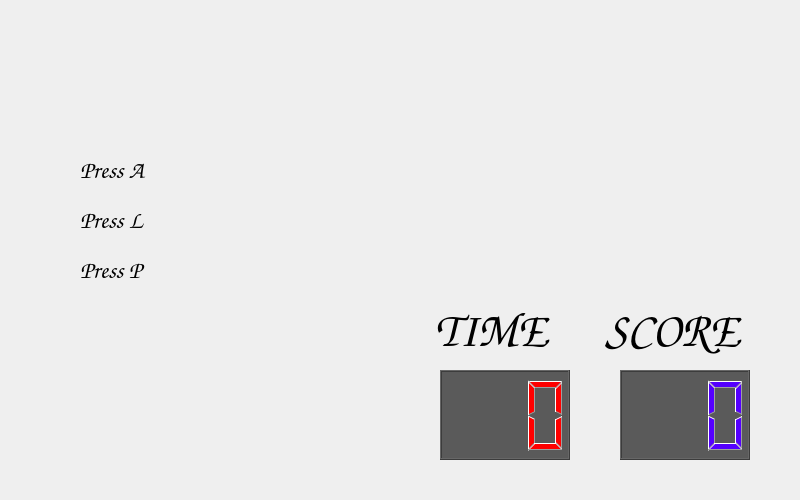
<?xml version="1.0" encoding="UTF-8"?>
<ui version="4.0">
 <class>game</class>
 <widget class="QWidget" name="game">
  <property name="geometry">
   <rect>
    <x>0</x>
    <y>0</y>
    <width>800</width>
    <height>500</height>
   </rect>
  </property>
  <property name="windowTitle">
   <string>Form</string>
  </property>
  <widget class="QLCDNumber" name="LCDtime">
   <property name="geometry">
    <rect>
     <x>440</x>
     <y>370</y>
     <width>130</width>
     <height>90</height>
    </rect>
   </property>
   <property name="font">
    <font>
     <family>Agency FB</family>
     <pointsize>9</pointsize>
     <weight>9</weight>
     <italic>false</italic>
     <bold>false</bold>
    </font>
   </property>
   <property name="styleSheet">
    <string notr="true">background-color: rgb(90, 90, 90);
font: 75 9pt &quot;Agency FB&quot;;
color: rgb(255, 0, 0);</string>
   </property>
   <property name="digitCount">
    <number>3</number>
   </property>
  </widget>
  <widget class="QLCDNumber" name="LCDscore">
   <property name="geometry">
    <rect>
     <x>620</x>
     <y>370</y>
     <width>130</width>
     <height>90</height>
    </rect>
   </property>
   <property name="font">
    <font>
     <family>Agency FB</family>
     <pointsize>9</pointsize>
     <weight>9</weight>
     <italic>false</italic>
     <bold>false</bold>
    </font>
   </property>
   <property name="focusPolicy">
    <enum>Qt::NoFocus</enum>
   </property>
   <property name="styleSheet">
    <string notr="true">background-color: rgb(90, 90, 90);
font: 75 9pt &quot;Agency FB&quot;;
color: rgb(85, 0, 255);</string>
   </property>
   <property name="digitCount">
    <number>3</number>
   </property>
  </widget>
  <widget class="QLabel" name="TIME">
   <property name="geometry">
    <rect>
     <x>435</x>
     <y>300</y>
     <width>151</width>
     <height>61</height>
    </rect>
   </property>
   <property name="font">
    <font>
     <family>Comic Sans MS</family>
     <pointsize>36</pointsize>
     <weight>75</weight>
     <bold>true</bold>
    </font>
   </property>
   <property name="text">
    <string>TIME</string>
   </property>
  </widget>
  <widget class="QLabel" name="SCORE">
   <property name="geometry">
    <rect>
     <x>605</x>
     <y>300</y>
     <width>171</width>
     <height>61</height>
    </rect>
   </property>
   <property name="font">
    <font>
     <family>Comic Sans MS</family>
     <pointsize>36</pointsize>
     <weight>75</weight>
     <bold>true</bold>
    </font>
   </property>
   <property name="text">
    <string>SCORE</string>
   </property>
  </widget>
  <widget class="QLabel" name="red">
   <property name="geometry">
    <rect>
     <x>20</x>
     <y>145</y>
     <width>50</width>
     <height>50</height>
    </rect>
   </property>
   <property name="text">
    <string/>
   </property>
   <property name="pixmap">
    <pixmap resource="img.qrc">:/img/bred.png</pixmap>
   </property>
   <property name="scaledContents">
    <bool>true</bool>
   </property>
  </widget>
  <widget class="QLabel" name="blue">
   <property name="geometry">
    <rect>
     <x>20</x>
     <y>195</y>
     <width>50</width>
     <height>50</height>
    </rect>
   </property>
   <property name="text">
    <string/>
   </property>
   <property name="pixmap">
    <pixmap resource="img.qrc">:/img/bblue.png</pixmap>
   </property>
   <property name="scaledContents">
    <bool>true</bool>
   </property>
  </widget>
  <widget class="QLabel" name="PressA">
   <property name="geometry">
    <rect>
     <x>80</x>
     <y>150</y>
     <width>100</width>
     <height>40</height>
    </rect>
   </property>
   <property name="font">
    <font>
     <family>Comic Sans MS</family>
     <pointsize>18</pointsize>
     <weight>75</weight>
     <bold>true</bold>
    </font>
   </property>
   <property name="text">
    <string>Press A</string>
   </property>
  </widget>
  <widget class="QLabel" name="PressL">
   <property name="geometry">
    <rect>
     <x>80</x>
     <y>200</y>
     <width>100</width>
     <height>40</height>
    </rect>
   </property>
   <property name="font">
    <font>
     <family>Comic Sans MS</family>
     <pointsize>18</pointsize>
     <weight>75</weight>
     <bold>true</bold>
    </font>
   </property>
   <property name="text">
    <string>Press L</string>
   </property>
  </widget>
  <widget class="QLabel" name="pause">
   <property name="geometry">
    <rect>
     <x>20</x>
     <y>245</y>
     <width>50</width>
     <height>50</height>
    </rect>
   </property>
   <property name="text">
    <string/>
   </property>
   <property name="pixmap">
    <pixmap resource="img.qrc">:/img/pause.png</pixmap>
   </property>
   <property name="scaledContents">
    <bool>true</bool>
   </property>
  </widget>
  <widget class="QLabel" name="PressP">
   <property name="geometry">
    <rect>
     <x>80</x>
     <y>250</y>
     <width>100</width>
     <height>40</height>
    </rect>
   </property>
   <property name="font">
    <font>
     <family>Comic Sans MS</family>
     <pointsize>18</pointsize>
     <weight>75</weight>
     <bold>true</bold>
    </font>
   </property>
   <property name="text">
    <string>Press P</string>
   </property>
  </widget>
 </widget>
 <resources>
  <include location="img.qrc"/>
 </resources>
 <connections/>
</ui>
